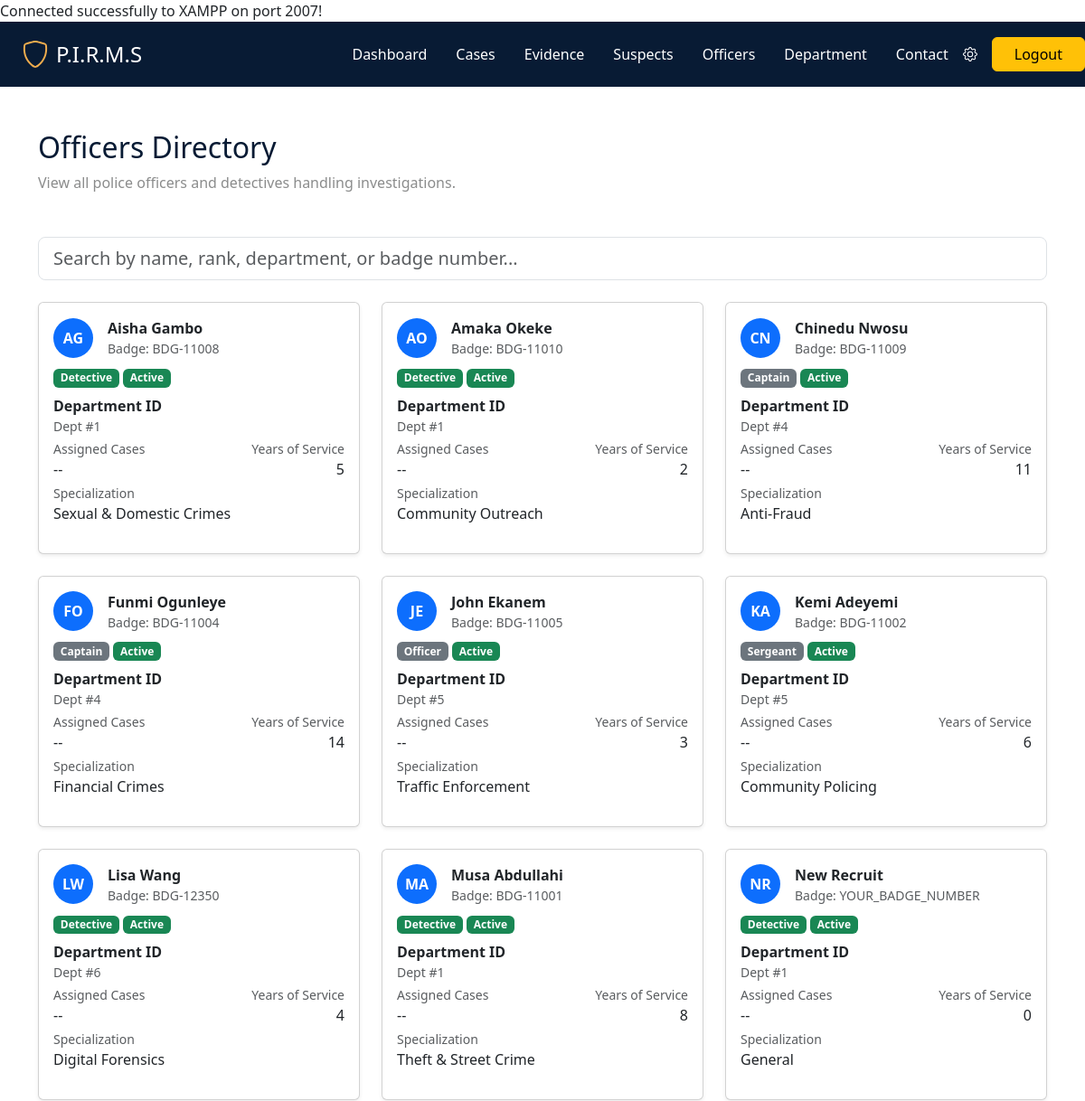
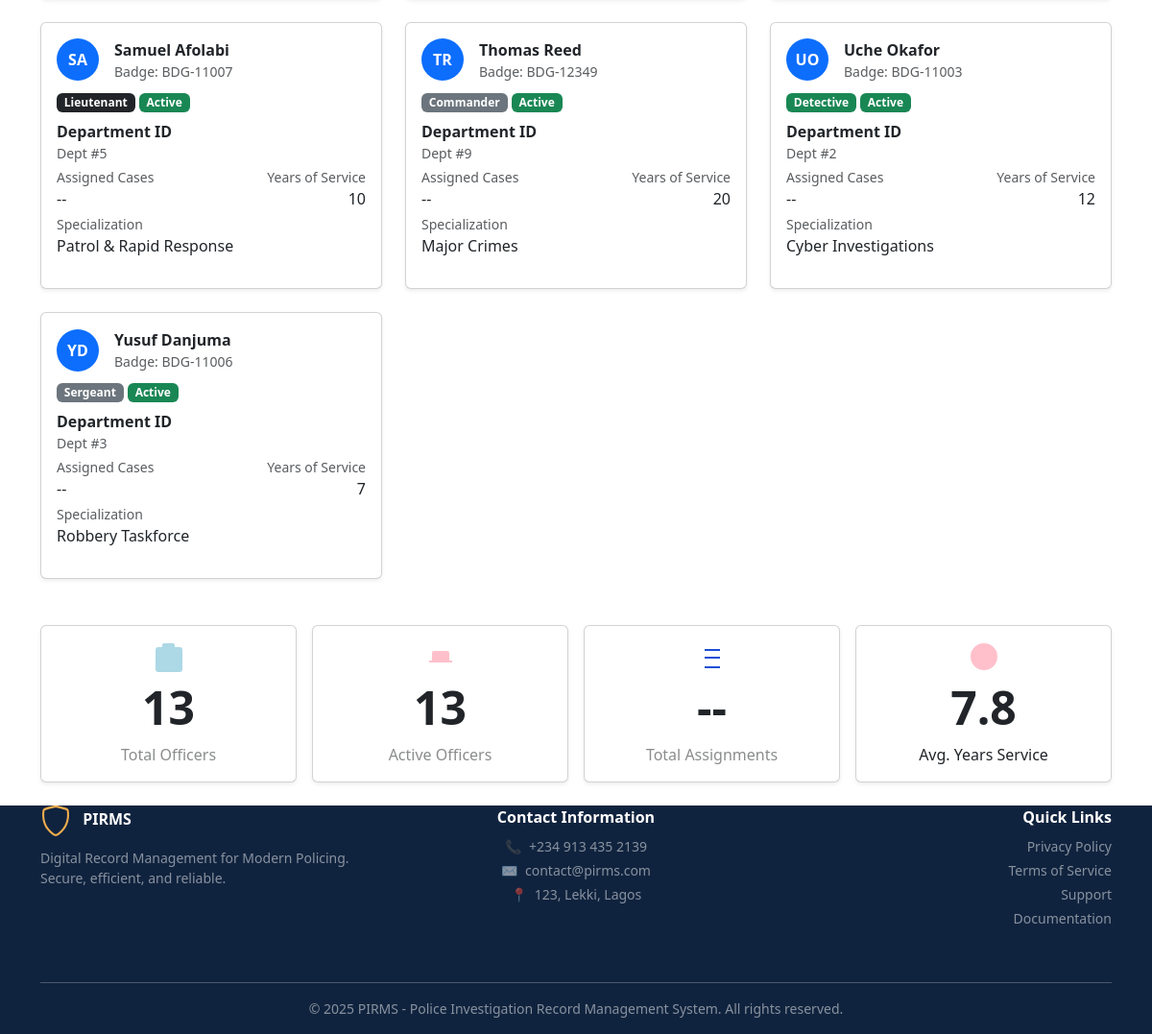
Screenshot of /officer.php with the database file from the repository (2 pictures, top to bottom).
### tables this page shows
CREATE TABLE `officer` (
  `officer_id` varchar(50) NOT NULL,
  `name` varchar(100) NOT NULL,
  `badge_number` varchar(50) NOT NULL,
  `rank` enum('Officer','Detective','Sergeant','Lieutenant','Captain','Commander','Chief') NOT NULL,
  `email` varchar(100) DEFAULT NULL,
  `phone` varchar(20) DEFAULT NULL,
  `years_of_service` int(11) DEFAULT NULL,
  `specialization` varchar(100) DEFAULT NULL,
  `status` enum('Active','On Leave','Administrative') NOT NULL DEFAULT 'Active',
  `department_id` int(11) DEFAULT NULL
);

### officer.php (the view, shortened to what this page needs)
<?php
require_once 'includes/db.php';
try {
  $stmt = $pdo->query("SELECT * FROM officer ORDER BY name ASC");
  $officers = $stmt->fetchAll(PDO::FETCH_ASSOC);
} catch (PDOException $e) {
  $officers = [];
  $error = "Error fetching officers: " . $e->getMessage();
}
$totalOfficers = count($officers);
$activeOfficers = 0;
$totalYears = 0;
foreach ($officers as $off) {
  if ($off['status'] === 'Active') {
    $activeOfficers++;
  }
  $totalYears += $off['years_of_service'];
}
$avgYears = $totalOfficers > 0 ? round($totalYears / $totalOfficers, 1) : 0;
?>
<!DOCTYPE html>
<html lang="en">
<head>
  <link href="https://cdn.jsdelivr.net/npm/bootstrap@5.3.3/dist/css/bootstrap.min.css" rel="stylesheet">
</head>
<body>
  <section style="background-color: #081b34;">
    <header class="d-flex flex-wrap justify-content-center py-3 mb-4">
      <a href="./images/dog-img.jpg" class="d-flex align-items-center mb-3 mb-md-0 me-md-auto link-body-emphasis text-decoration-none">
        <span class="fs-4 text-white ms-2">P.I.R.M.S</span>
      </a>
      <ul class="nav nav-pills align-items-center">
        <li class="nav-item"><a href="./dashboard.php" class="nav-link text-white">Dashboard</a></li>
        <li class="nav-item"><a href="./cases.php" class="nav-link text-white">Cases</a></li>
        <li class="nav-item"><a href="./evidence.php" class="nav-link text-white">Evidence</a></li>
        <li class="nav-item"><a href="./suspects.php" class="nav-link text-white">Suspects</a></li>
        <li class="nav-item"><a href="./officer.php" class="nav-link text-white">Officers</a></li>
        <li class="nav-item"><a href="./department.php" class="nav-link text-white">Department</a></li>
        <li class="nav-item"><a href="./contact.php" class="nav-link text-white">Contact</a></li>
        <li class="nav-item">
          <a href="./setting.php" class="nav-link text-white p-0" aria-label="Settings">
          </a>
        </li>
        <a href="logout.php" class="btn btn-warning px-4 ms-3" type="button">Logout</a>
      </ul>
    </header>
  </section>
  <div class="container mb-0">
    <div class="text-left mb-4 mt-5">
      <h2 style="color: #081b34;">Officers Directory</h2>
      <p style="color:rgb(139, 140, 140);">View all police officers and detectives handling investigations.</p>
    </div>
  </div>
  <div class="container py-4">
    <div class="mb-4">
      <input type="text" id="officerSearchInput" class="form-control form-control-lg" placeholder="Search by name, rank, department, or badge number..." />
    </div>
    <div class="row row-cols-1 row-cols-md-3 g-4">
      <?php if (empty($officers)): ?>
        <div class="col-12 text-center py-5">
          <h4 class="text-muted">No officers found in the database.</h4>
        </div>
      <?php else: ?>
        <?php foreach ($officers as $off): ?>
          <div class="col officer-card">
            <div class="card h-100 shadow-sm">
              <div class="card-body">
                <div class="d-flex align-items-center mb-2">
                  <div class="rounded-circle bg-primary text-white text-center fw-bold d-flex align-items-center justify-content-center me-3" style="width:44px; height:44px;">
                    <?php
                    $parts = explode(' ', $off['name']);
                    echo strtoupper(substr($parts[0], 0, 1) . (isset($parts[1]) ? substr($parts[1], 0, 1) : ''));
                    ?>
                  </div>
                  <div>
                    <div class="fw-bold"><?php echo htmlspecialchars($off['name']); ?></div>
                    <div><small class="text-muted">Badge: <?php echo htmlspecialchars($off['badge_number']); ?></small></div>
                  </div>
                </div>
                <div class="mb-1">
                  <?php
                  $rankClass = 'bg-secondary';
                  if ($off['rank'] == 'Detective') $rankClass = 'bg-success';
                  if ($off['rank'] == 'Lieutenant') $rankClass = 'bg-dark';
                  ?>
                  <span class="badge <?php echo $rankClass; ?> mb-1"><?php echo htmlspecialchars($off['rank']); ?></span>
                  <?php
                  $statusClass = 'bg-secondary';
                  if ($off['status'] == 'Active') $statusClass = 'bg-success';
                  ?>
                  <span class="badge <?php echo $statusClass; ?> mb-1"><?php echo htmlspecialchars($off['status']); ?></span>
                </div>
                <div class="mb-1">
                  <strong>Department ID</strong><br />
                  <small class="text-muted">Dept #<?php echo htmlspecialchars($off['department_id']); ?></small>
                </div>
                <div class="d-flex justify-content-between mb-1">
                  <div>
                    <small class="text-muted">Assigned Cases</small><br />
                    <span>--</span>
                  </div>
                  <div class="text-end">
                    <small class="text-muted">Years of Service</small><br />
                    <span><?php echo htmlspecialchars($off['years_of_service']); ?></span>
                  </div>
                </div>
                <div class="mb-3">
                  <small class="text-muted">Specialization</small><br />
                  <span><?php echo htmlspecialchars($off['specialization']); ?></span>
                </div>
              </div>
            </div>
          </div>
        <?php endforeach; ?>
      <?php endif; ?>
    </div>
  </div>
  <div class="container py-4">
    <div class="row row-cols-1 row-cols-sm-2 row-cols-md-4 g-3">
      <div class="col">
        <div class="card text-center shadow-sm h-100">
          <div class="card-body">
            <svg xmlns="http://www.w3.org/2000/svg" width="32" height="32" fill="lightblue" class="mb-2" viewBox="0 0 16 16">
              <path d="M5.5 1a1 1 0 0 0-1 1v1H2.5A1.5 1.5 0 0 0 1 4.5v10A1.5 1.5 0 0 0 2.5 16h11a1.5 1.5 0 0 0 1.5-1.5v-10A1.5 1.5 0 0 0 13.5 3H11V2a1 1 0 0 0-1-1h-4z" />
            </svg>
            <div class="display-5 fw-bold mb-2"><?php echo $totalOfficers; ?></div>
            <div style="color:rgb(139, 140, 140);">Total Officers</div>
          </div>
        </div>
      </div>
      <div class="col">
        <div class="card text-center shadow-sm h-100">
          <div class="card-body">
            <svg xmlns="http://www.w3.org/2000/svg" width="32" height="32" fill="pink" class="mb-2" viewBox="0 0 16 16">
              <path d="M2 10h12v1H2v-1zM4.5 5h7a1 1 0 0 1 1 1v5H3.5V6a1 1 0 0 1 1-1z" />
            </svg>
            <div class="display-5 fw-bold mb-2"><?php echo $activeOfficers; ?></div>
            <div style="color:rgb(139, 140, 140);">Active Officers</div>
          </div>
        </div>
      </div>
      <div class="col">
        <div class="card text-center shadow-sm h-100">
          <div class="card-body">
            <svg xmlns="http://www.w3.org/2000/svg" width="32" height="32" fill="#1D4ED8" class="mb-2" viewBox="0 0 16 16">
              <path d="M4 13h8v1H4v-1zm0-9h8v1H4V4zm0 4h8v1H4V8z" />
            </svg>
            <div class="display-5 fw-bold mb-2">--</div>
            <div style="color:rgb(139, 140, 140);">Total Assignments</div>
          </div>
        </div>
      </div>
      <div class="col">
        <div class="card text-center shadow-sm h-100">
          <div class="card-body">
            <svg xmlns="http://www.w3.org/2000/svg" width="32" height="32" fill="pink" class="mb-2" viewBox="0 0 16 16">
              <path d="M8 1a7 7 0 1 0 0 14A7 7 0 0 0 8 1z" />
            </svg>
            <div class="display-5 fw-bold mb-2"><?php echo $avgYears; ?></div>
            <div>Avg. Years Service</div>
          </div>
        </div>
      </div>
    </div>
  </div>
  <footer class="text-white pt-7" style="background-color: #10233e;">
    <div class="container">
      <div class="row pb-4">
        <div class="col-md-4 mb-4 mb-md-0 d-flex flex-column align-items-md-start align-items-center">
          <div class="mb-2">
            <span class="ms-2 fw-semibold">PIRMS</span>
          </div>
          <div class="text-white-50 small mt-1 text-md-start text-center">
            Digital Record Management for Modern Policing.<br>Secure, efficient, and reliable.
          </div>
        </div>
        <div class="col-md-4 mb-4 mb-md-0 text-md-center text-center">
          <span class="fw-semibold mb-2 d-block">Contact Information</span>
          <div class="small text-white-50">
            <div class="mb-1"><span class="me-2">&#128222;</span>+234 913 435 2139</div>
            <div class="mb-1"><span class="me-2">&#9993;</span>contact@pirms.com</div>
            <div><span class="me-2">&#128205;</span>123, Lekki, Lagos</div>
          </div>
        </div>
        <div class="col-md-4 text-md-end text-center">
          <span class="fw-semibold mb-2 d-block">Quick Links</span>
          <ul class="list-unstyled small text-white-50">
            <li class="mb-1"><a href="#" class="text-white-50 text-decoration-none">Privacy Policy</a></li>
            <li class="mb-1"><a href="#" class="text-white-50 text-decoration-none">Terms of Service</a></li>
            <li class="mb-1"><a href="#" class="text-white-50 text-decoration-none">Support</a></li>
            <li><a href="#" class="text-white-50 text-decoration-none">Documentation</a></li>
          </ul>
        </div>
      </div>
      <hr class="border-light my-3">
      <div class="text-center pb-3 small text-white-50">
        © 2025 PIRMS - Police Investigation Record Management System. All rights reserved.
      </div>
    </div>
  </footer>
</body>
</html>

### rows the page displays
officer: name "AG", name "Aisha Gambo", badge_number "BDG-11008", rank "Detective", status "Active", department "1", years_of_service "5", specialization "Sexual & Domestic Crimes"
officer: name "AO", name "Amaka Okeke", badge_number "BDG-11010", rank "Detective", status "Active", department "1", years_of_service "2", specialization "Community Outreach"
officer: name "CN", name "Chinedu Nwosu", badge_number "BDG-11009", rank "Captain", status "Active", department "4", years_of_service "11", specialization "Anti-Fraud"
officer: name "FO", name "Funmi Ogunleye", badge_number "BDG-11004", rank "Captain", status "Active", department "4", years_of_service "14", specialization "Financial Crimes"
officer: name "JE", name "John Ekanem", badge_number "BDG-11005", rank "Officer", status "Active", department "5", years_of_service "3", specialization "Traffic Enforcement"
officer: name "KA", name "Kemi Adeyemi", badge_number "BDG-11002", rank "Sergeant", status "Active", department "5", years_of_service "6", specialization "Community Policing"
officer: name "LW", name "Lisa Wang", badge_number "BDG-12350", rank "Detective", status "Active", department "6", years_of_service "4", specialization "Digital Forensics"
officer: name "MA", name "Musa Abdullahi", badge_number "BDG-11001", rank "Detective", status "Active", department "1", years_of_service "8", specialization "Theft & Street Crime"
officer: name "NR", name "New Recruit", badge_number "YOUR_BADGE_NUMBER", rank "Detective", status "Active", department "1", years_of_service "0", specialization "General"
officer: name "SA", name "Samuel Afolabi", badge_number "BDG-11007", rank "Lieutenant", status "Active", department "5", years_of_service "10", specialization "Patrol & Rapid Response"
officer: name "TR", name "Thomas Reed", badge_number "BDG-12349", rank "Commander", status "Active", department "9", years_of_service "20", specialization "Major Crimes"
officer: name "UO", name "Uche Okafor", badge_number "BDG-11003", rank "Detective", status "Active", department "2", years_of_service "12", specialization "Cyber Investigations"
officer: name "YD", name "Yusuf Danjuma", badge_number "BDG-11006", rank "Sergeant", status "Active", department "3", years_of_service "7", specialization "Robbery Taskforce"

### other values shown
$totalOfficers "13"
$activeOfficers "13"
$avgYears "7.8"
